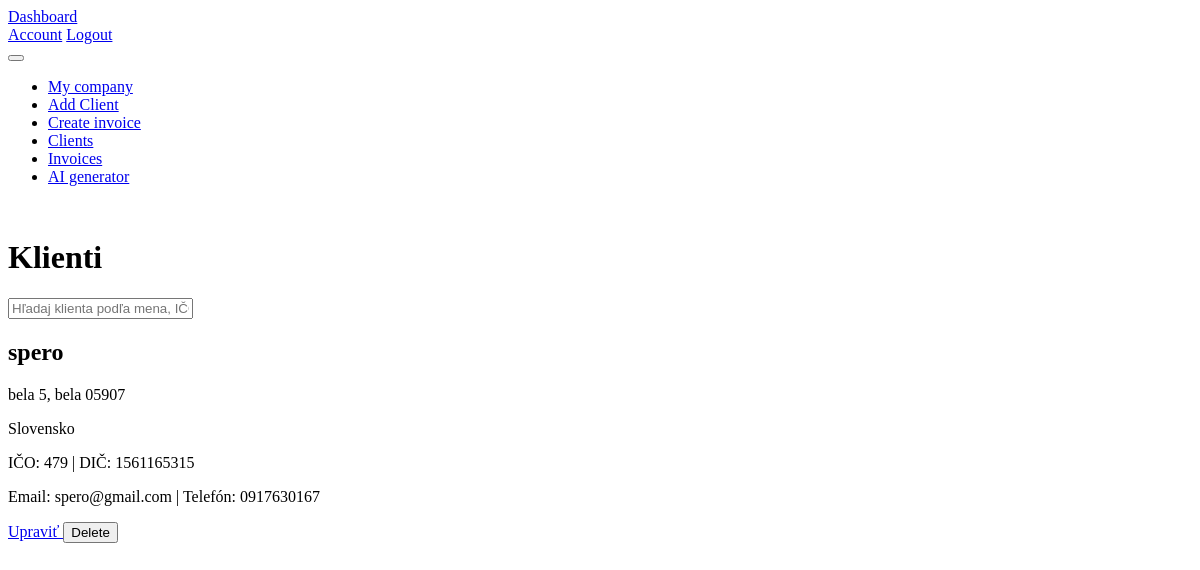
The page /clients (signed in) on the database its author committed.
### models.py (models this page shows)
class Client(db.Model):
        __tablename__ = 'clients'
        id = db.Column(db.Integer, primary_key=True)
        name = db.Column(db.String(100), nullable=False)
        ico = db.Column(db.String(20), nullable=False)
        dic = db.Column(db.String(20), nullable=False)
        street = db.Column(db.String(100), nullable=False)
        user_id = db.Column(db.Integer, db.ForeignKey('users.id'), nullable=False)
        user = db.relationship('User', backref=db.backref('clients', lazy=True))
        city = db.Column(db.String(50), nullable=False)
        zip_code = db.Column(db.String(20), nullable=False)
        country = db.Column(db.String(50), nullable=False)
        email = db.Column(db.String(100), nullable=False)
        phone = db.Column(db.String(20), nullable=False)
        iban = db.Column(db.String(34), nullable=False)
        bic = db.Column(db.String(11), nullable=False)
        is_vat_payer = db.Column(db.Boolean, default=False)
        ic_dph = db.Column(db.String(20), nullable=True)  # Optional field for VAT ID if the client is a VAT payer

### routes.py (the view)
@main.route('/clients')
@login_required
def list_clients():
    return render_template('clients.html', clients=db.session.query(Client).filter_by(user_id=current_user.id).all())

### templates/clients.html (shortened to what this page needs)
{% extends 'base.html' %}
{% block content %}
<h1>Klienti</h1>
<input type="text" id="clientSearch" class="form-control mb-3" placeholder="Hľadaj klienta podľa mena, IČO alebo emailu">
    {% if clients %}
<div class="clients-list">
    {% for client in clients %}
    <div class="client mb-4 p-3 border rounded">
        <div class="row">
            <div class="col-md-9">
                <h2>{{ client.name }}</h2>
                <p>{{ client.street }}, {{ client.city }} {{ client.zip_code }}</p>
                <p>{{ client.country }}</p>
                <p>IČO: {{ client.ico }} | DIČ: {{ client.dic }}</p>
                <p>Email: {{ client.email }} | Telefón: {{ client.phone }}</p>
            </div>
            <div class="col-md-3 d-flex flex-column align-items-end justify-content-start">
                <a href="{{ url_for('main.edit_client', client_id=client.id) }}" class="btn btn-primary mb-2">
                    Upraviť
                </a>
                <form action="{{ url_for('main.delete_client', client_id=client.id) }}" method="POST" style="display:inline;">
                <button type="submit" class="btn btn-danger btn-sm">Delete</button>
            </form>
            </div>
        </div>
    </div>
    {% endfor %}
</div>
{% endif %}
{% endblock %}

### templates/base.html (style rules this page uses)
body { background: var(--tblr-bg-surface); }

### rows shown on the page
Client: name "spero", street "bela 5", city "bela", zip_code "05907", country "Slovensko", ico "479", dic "1561165315", email "spero@gmail.com", phone "0917630167"
